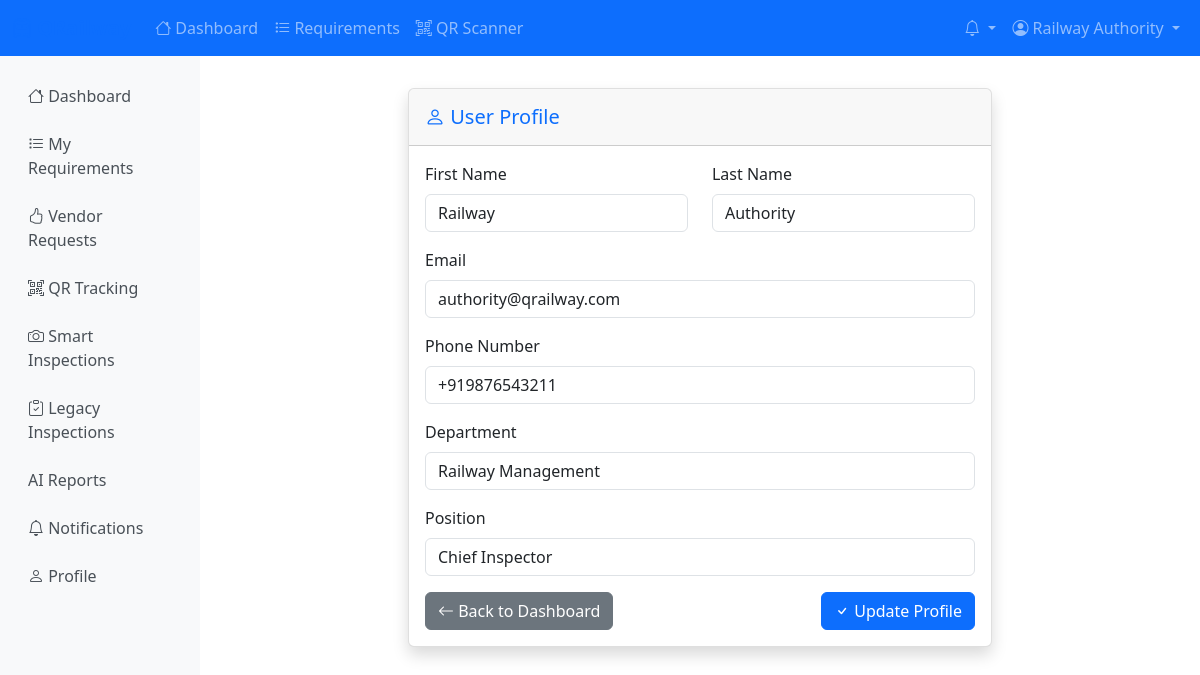
Page /accounts/profile/ (signed in) on the committed database.
### accounts/models.py (models this page shows, shortened)
class User(AbstractUser):
    USER_TYPE_CHOICES = [
        ('RAILWAY_AUTHORITY', 'Railway Authority'),
        ('VENDOR', 'Vendor'),
        ('RAILWAY_WORKER', 'Railway Worker'),
        ('SOFTWARE_STAFF', 'Software Staff/Moderator'),
    ]
    user_type = models.CharField(
        max_length=20,
        choices=USER_TYPE_CHOICES,
        default='VENDOR',
        help_text="Type of user in the system"
    )
    employee_id = models.CharField(
        max_length=20,
        unique=True,
        null=True,
        blank=True,
        validators=[RegexValidator(
            regex=r'^[A-Z0-9]+$',
            message='Employee ID must contain only uppercase letters and numbers'
        )],
        help_text="Unique employee identification number"
    )
    phone_number = models.CharField(
        max_length=15,
        validators=[RegexValidator(
            regex=r'^\+?1?\d{9,15}$',
            message='Phone number must be entered in the format: "+999999999". Up to 15 digits allowed.'
        )],
        help_text="Contact phone number"
    )
    department = models.CharField(
        max_length=100,
        blank=True,
        help_text="Department or division within the organization"
    )
    designation = models.CharField(
        max_length=100,
        blank=True,
        help_text="Job title or designation"
    )
    is_verified = models.BooleanField(
        default=False,
        help_text="Whether the user account has been verified"
    )
    created_at = models.DateTimeField(auto_now_add=True)
    updated_at = models.DateTimeField(auto_now=True)
    class Meta:
        db_table = 'users'
        verbose_name = 'User'
        verbose_name_plural = 'Users'
    def get_full_name(self):
        full_name = f"{self.first_name} {self.last_name}"
        return full_name.strip() or self.username
    def is_railway_authority(self):
        return self.user_type == 'RAILWAY_AUTHORITY'
    def is_vendor(self):
        return self.user_type == 'VENDOR'

### accounts/views.py (the view)
# urls.py: path('profile/', views.profile_view, name='profile'),
@login_required
def profile_view(request):
    user_profile, created = UserProfile.objects.get_or_create(user=request.user)
    if request.method == 'POST':
        user_form = UserUpdateForm(request.POST, instance=request.user)
        profile_form = UserProfileForm(request.POST, request.FILES, instance=user_profile)
        if user_form.is_valid() and profile_form.is_valid():
            user_form.save()
            profile_form.save()
            messages.success(request, 'Profile updated successfully!')
            return redirect('accounts:profile')
    else:
        user_form = UserUpdateForm(instance=request.user)
        profile_form = UserProfileForm(instance=user_profile)
    context = {
        'user_form': user_form,
        'profile_form': profile_form,
        'user_profile': user_profile,
    }
    return render(request, 'accounts/profile.html', context)

### accounts/forms.py (shortened to what this page needs)
class UserUpdateForm(forms.ModelForm):
    class Meta:
        model = User
        fields = [
            'first_name', 'last_name', 'email', 'phone_number',
            'department', 'designation'
        ]
        widgets = {
            'first_name': forms.TextInput(attrs={'class': 'form-control'}),
            'last_name': forms.TextInput(attrs={'class': 'form-control'}),
            'email': forms.EmailInput(attrs={'class': 'form-control'}),
            'phone_number': forms.TextInput(attrs={'class': 'form-control'}),
            'department': forms.TextInput(attrs={'class': 'form-control'}),
            'designation': forms.TextInput(attrs={'class': 'form-control'}),
        }

### core/context_processors.py (called while the page is built)
def notifications(request):
    context = {}
    if request.user.is_authenticated:
        unread_count = Notification.objects.filter(
            user=request.user,
            is_read=False
        ).count()
        recent_unread = Notification.objects.filter(
            user=request.user,
            is_read=False
        ).order_by('-created_at')[:5]
        context.update({
            'unread_notification_count': unread_count,
            'recent_unread_notifications': recent_unread,
        })
    return context

### templates/accounts/profile.html (shortened to what this page needs)
{% extends 'base.html' %}
{% load static %}
{% block content %}
<div class="row justify-content-center">
    <div class="col-md-8">
        <div class="card shadow">
            <div class="card-header py-3">
                <h5 class="m-0 font-weight-bold text-primary">
                    <i class="bi bi-person"></i> User Profile
                </h5>
            </div>
            <div class="card-body">
                <form method="post" enctype="multipart/form-data">
                    <div class="row">
                        <div class="col-md-6">
                            <div class="mb-3">
                                <label for="{{ user_form.first_name.id_for_label }}" class="form-label">First Name</label>
                                {{ user_form.first_name }}
                            </div>
                        </div>
                        <div class="col-md-6">
                            <div class="mb-3">
                                <label for="{{ user_form.last_name.id_for_label }}" class="form-label">Last Name</label>
                                {{ user_form.last_name }}
                            </div>
                        </div>
                    </div>
                    <div class="mb-3">
                        <label for="{{ user_form.email.id_for_label }}" class="form-label">Email</label>
                        {{ user_form.email }}
                    </div>
                    <div class="mb-3">
                        <label for="{{ user_form.phone_number.id_for_label }}" class="form-label">Phone Number</label>
                        {{ user_form.phone_number }}
                    </div>
                    <div class="mb-3">
                        <label for="{{ user_form.department.id_for_label }}" class="form-label">Department</label>
                        {{ user_form.department }}
                    </div>
                    <div class="mb-3">
                        <label for="{{ user_form.designation.id_for_label }}" class="form-label">Position</label>
                        {{ user_form.designation }}
                    </div>
                    <div class="d-flex justify-content-between">
                        <a href="{% url 'dashboard:dashboard' %}" class="btn btn-secondary">
                            <i class="bi bi-arrow-left"></i> Back to Dashboard
                        </a>
                        <button type="submit" class="btn btn-primary">
                            <i class="bi bi-check"></i> Update Profile
                        </button>
                    </div>
                </form>
            </div>
        </div>
    </div>
</div>
{% endblock %}

### templates/base.html (shortened to what this page needs)
<!DOCTYPE html>
<html lang="en">
<head>
    <link href="https://cdn.jsdelivr.net/npm/bootstrap@5.3.0/dist/css/bootstrap.min.css" rel="stylesheet">
    <link href="https://cdn.jsdelivr.net/npm/bootstrap-icons@1.10.0/font/bootstrap-icons.css" rel="stylesheet">
</head>
<body>
    <nav class="navbar navbar-expand-lg navbar-dark bg-primary">
        <div class="container-fluid">
            <a class="navbar-brand" href="{% url 'dashboard:dashboard' %}">
                <i class="bi bi-train-front"></i> QRailway
            </a>
            <div class="collapse navbar-collapse" id="navbarNav">
                <ul class="navbar-nav me-auto">
                    {% if user.is_authenticated %}
                        <li class="nav-item">
                            <a class="nav-link" href="{% url 'dashboard:dashboard' %}">
                                <i class="bi bi-house"></i> Dashboard
                            </a>
                        </li>
                        <li class="nav-item">
                            <a class="nav-link" href="{% url 'railway:requirement_list' %}">
                                <i class="bi bi-list-task"></i> Requirements
                            </a>
                        </li>
                        <li class="nav-item">
                            <a class="nav-link" href="{% url 'inspections:qr_code_scanner_streamlined' %}">
                                <i class="bi bi-qr-code-scan"></i> QR Scanner
                            </a>
                        </li>
                    {% endif %}
                </ul>
                <ul class="navbar-nav">
                    {% if user.is_authenticated %}
                        <li class="nav-item dropdown">
                            <a class="nav-link dropdown-toggle position-relative" href="#" id="notificationsDropdown" role="button" data-bs-toggle="dropdown">
                                <i class="bi bi-bell"></i>
                            </a>
                        </li>
                        <li class="nav-item dropdown">
                            <a class="nav-link dropdown-toggle" href="#" id="userDropdown" role="button" data-bs-toggle="dropdown">
                                <i class="bi bi-person-circle"></i> {{ user.get_full_name|default:user.username }}
                            </a>
                        </li>
                    {% endif %}
                </ul>
            </div>
        </div>
    </nav>
    <div class="container-fluid">
        <div class="row">
            {% if user.is_authenticated %}
            <nav class="col-md-3 col-lg-2 d-md-block sidebar collapse">
                <div class="position-sticky pt-3">
                    <ul class="nav flex-column">
                        <li class="nav-item">
                            <a class="nav-link {% if request.resolver_match.url_name == 'dashboard' %}active{% endif %}" href="{% url 'dashboard:dashboard' %}">
                                <i class="bi bi-house"></i> Dashboard
                            </a>
                        </li>
                        {% if user.is_railway_authority %}
                        <li class="nav-item">
                            <a class="nav-link {% if 'requirement' in request.resolver_match.url_name %}active{% endif %}" href="{% url 'railway:requirement_list' %}">
                                <i class="bi bi-list-task"></i> My Requirements
                            </a>
                        </li>
                        <li class="nav-item">
                            <a class="nav-link {% if 'vendor_request' in request.resolver_match.url_name %}active{% endif %}" href="{% url 'railway:vendor_request_list' %}">
                                <i class="bi bi-hand-thumbs-up"></i> Vendor Requests
                            </a>
                        </li>
                        {% elif user.is_railway_worker %}
                        <li class="nav-item">
                            <a class="nav-link {% if 'requirement' in request.resolver_match.url_name %}active{% endif %}" href="{% url 'railway:requirement_list' %}">
                                <i class="bi bi-list-task"></i> Requirements
                            </a>
                        </li>
                        {% endif %}
                        <li class="nav-item">
                            <a class="nav-link {% if 'qr_tracking' in request.resolver_match.url_name %}active{% endif %}" href="{% url 'railway:qr_tracking' %}">
                                <i class="bi bi-qr-code-scan"></i> QR Tracking
                            </a>
                        </li>
                        <li class="nav-item">
                            <a class="nav-link {% if 'streamlined' in request.resolver_match.url_name %}active{% endif %}" href="{% url 'inspections:streamlined_home' %}">
                                <i class="bi bi-camera"></i> Smart Inspections
                            </a>
                        </li>
                        <li class="nav-item">
                            <a class="nav-link {% if 'inspection' in request.resolver_match.url_name and 'streamlined' not in request.resolver_match.url_name %}active{% endif %}" href="{% url 'inspections:dashboard' %}">
                                <i class="bi bi-clipboard-check"></i> Legacy Inspections
                            </a>
                        </li>
                        <li class="nav-item">
                            <a class="nav-link {% if 'ai-report' in request.resolver_match.url_name %}active{% endif %}" href="{% url 'inspections:ai_report_dashboard' %}">
                                 AI Reports
                            </a>
                        </li>
                        <li class="nav-item">
                            <a class="nav-link {% if 'notification' in request.resolver_match.url_name %}active{% endif %}" href="{% url 'notifications:notification_list' %}">
                                <i class="bi bi-bell"></i> Notifications
                            </a>
                        </li>
                        <li class="nav-item">
                            <a class="nav-link" href="{% url 'accounts:profile' %}">
                                <i class="bi bi-person"></i> Profile
                            </a>
                        </li>
                    </ul>
                </div>
            </nav>
            {% endif %}
            <main class="{% if user.is_authenticated %}col-md-9 ms-sm-auto col-lg-10{% else %}col-12{% endif %} px-md-4">
                <div class="main-content">
                    {% block content %}{% endblock %}
                </div>
            </main>
        </div>
    </div>
</body>
</html>

### templates/base.html (style rules this page uses)
.navbar-brand { font-weight: bold; color: #0d6efd !important; }
.sidebar { min-height: calc(100vh - 56px); background-color: #f8f9fa; }
.sidebar .nav-link { color: #495057; padding: 0.75rem 1rem; }
.main-content { padding: 2rem; }
.card { box-shadow: 0 0.125rem 0.25rem rgba(0, 0, 0, 0.075); border: 1px solid rgba(0, 0, 0, 0.125); }

### rows in the picture
User: get_full_name "Railway Authority", first_name "Railway", last_name "Authority", email "authority@qrailway.com", phone_number "+919876543211", department "Railway Management", designation "Chief Inspector"
